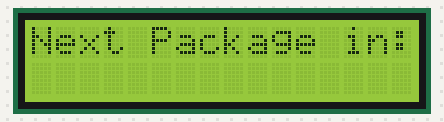
The sketch below on a simulated Arduino Uno, built with avr-gcc and run on an emulated ATmega328P. Shown: 16×2 character LCD. Random numbers use the default seed unless the sketch sets one; what the sketch prints to the serial monitor is not drawn.

Above: at 0.1 s.
At 4.2 s:
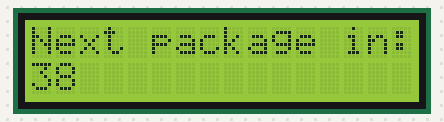
At 9.3 s:
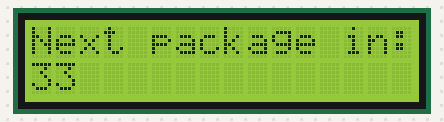
At 19.5 s:
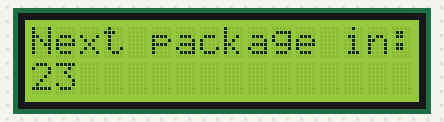
At 28.7 s:
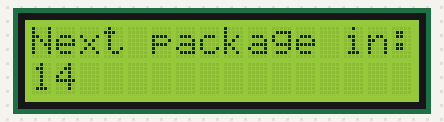
At 38.9 s:
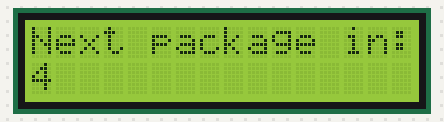

Measured:
- what the display in image 1 shows lasts 1.0 s, from 4.2 s to 5.2 s

The sketch:

NexGen_DC4_LCD_Display.ino
```cpp
#include <LiquidCrystal_I2C.h>

#include <Wire.h>
#include <LiquidCrystal_I2C.h>

// Set the LCD address to 0x27 for a 16 chars and 2 line display
LiquidCrystal_I2C lcd(0x3F, 16, 2);
volatile unsigned long int countdown;
volatile unsigned long int counter;
int displaycount;
int ledger[100];


int i = 1;
int k = 0;
int fakepackage = 0;

void setup()
{
  // initialize the LCD
  lcd.init();

  // Turn on the blacklight and print a message.
  lcd.backlight();
  lcd.setCursor(0, 0);
  lcd.print("Next Package in:");
  Serial.begin(9600);

  for (int z = 0; z<100;z++)
  ledger[z] = 0;

  ledger[0]=42;
}

void loop()
{
   // Print test variable
  Serial.println(countdown);
  counter = int(millis());
  //displaycount= 30-(counter/1000);

  //Measure time
  delay (1000);
  fakepackage++;

 //if (counter % 1000 == 0)

  for (int j = 0; j <100; j++)
   {
    if (ledger[j] != 0)
    {
      ledger[j]--;
    }
   }


if (fakepackage % 9 == 0)
{
  ledger[i] = random(37,47);
  ++i;
}

if (ledger[k] == 0)
  ++k;

  // Clear LCD screen and print out angle
  lcd.clear();
  String TestData;
  TestData = "Next package in:";
  lcd.setCursor(0, 0);
  lcd.print(TestData);
  lcd.setCursor(0, 1);
  lcd.print(String(ledger[k]));

}
```
